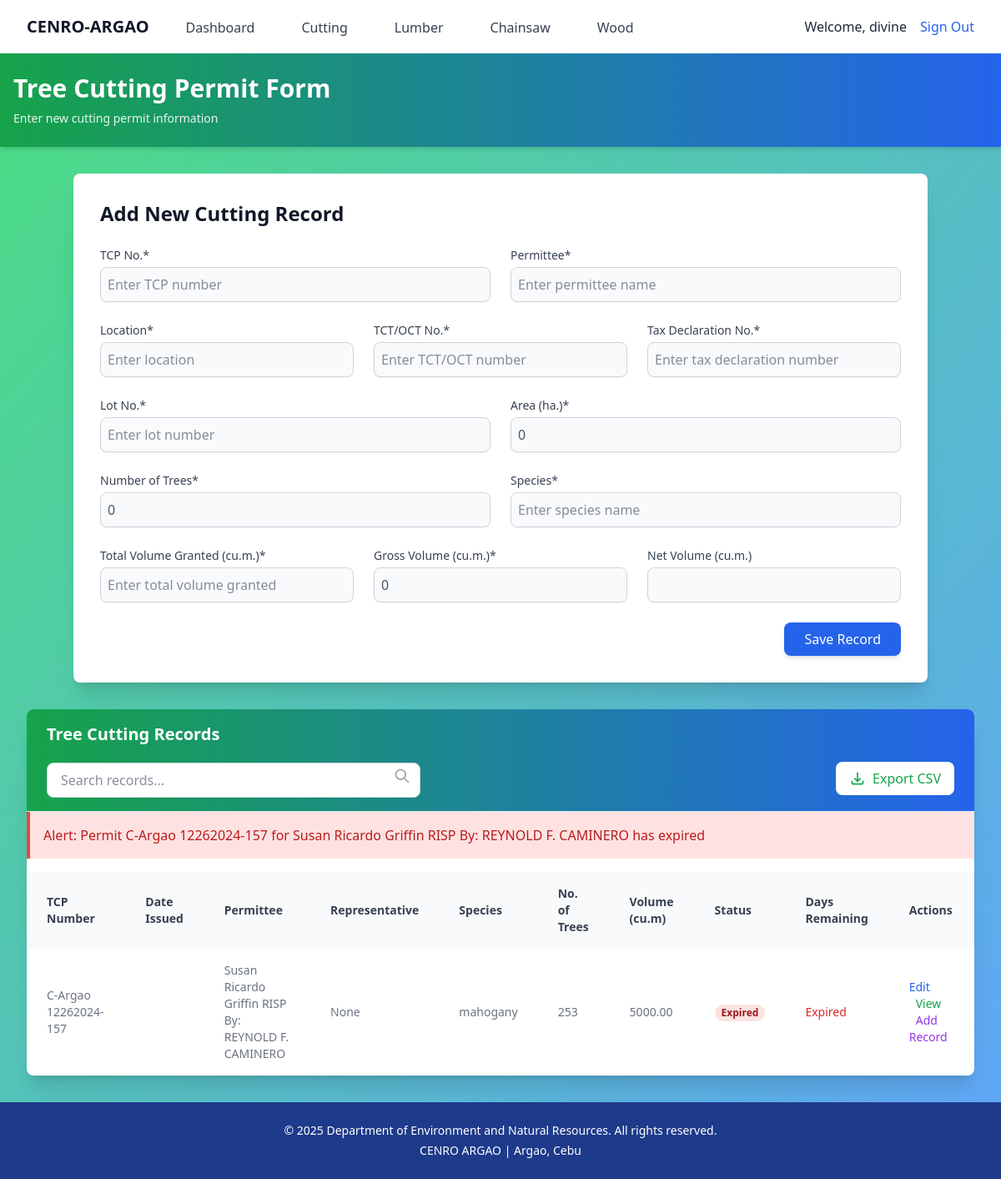
Page /cutting/ (signed in) on the earlier database version.
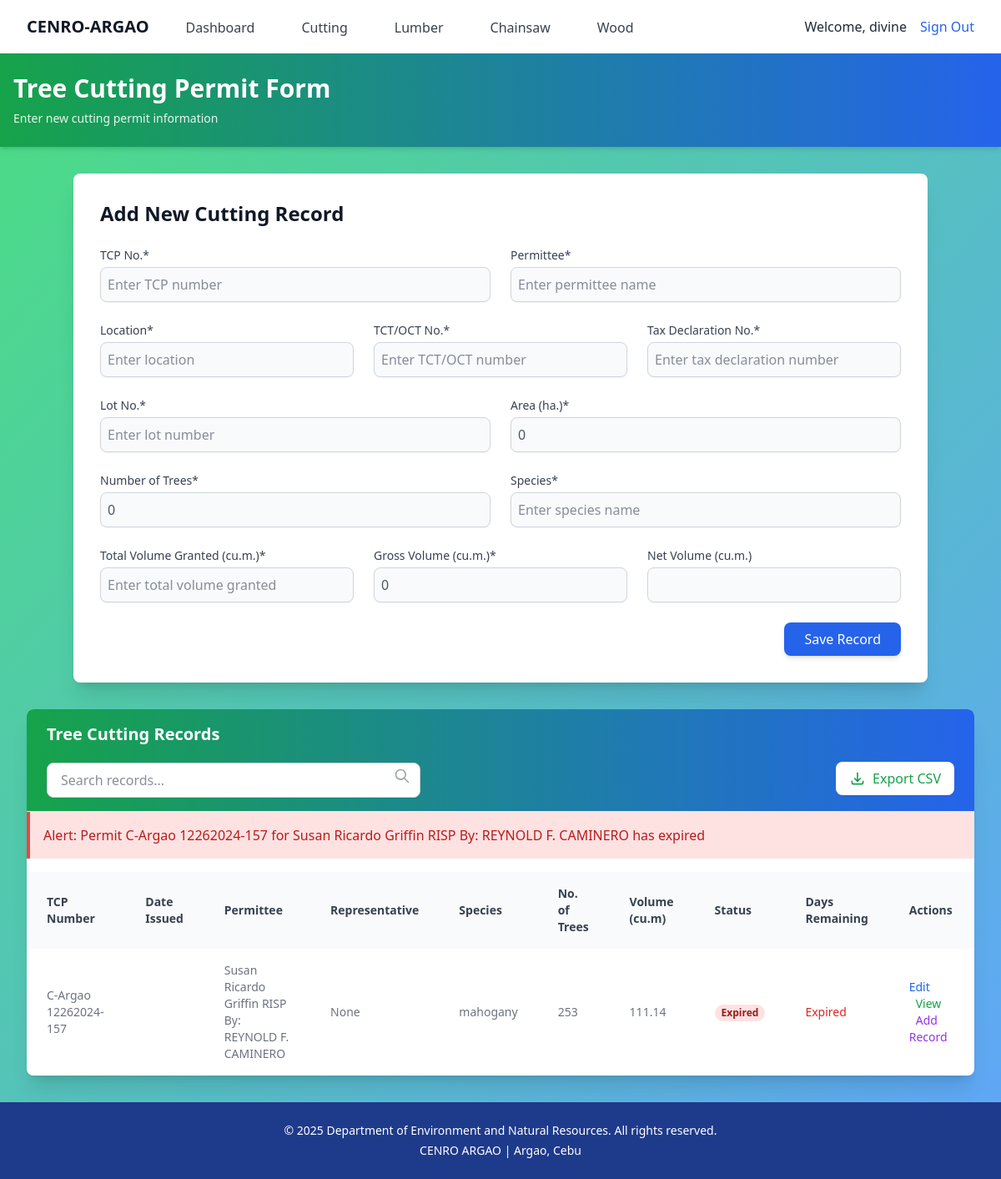
Same page on the later database version.
### base/models.py (models this page shows, shortened)
class Cutting(models.Model):
    tcp_no = models.CharField(max_length=100, unique=True)
    permit_issue_date = models.DateField(null=True, blank=True)
    expiry_date = models.DateField(null=True, blank=True)
    permittee = models.CharField(max_length=100)
    rep_by = models.CharField(max_length=100, blank=True, null=True)
    total_volume_granted = models.DecimalField(max_digits=10, decimal_places=2)
    location = models.CharField(max_length=200, default='')
    tct_oct_no = models.CharField(max_length=100, default='')
    tax_dec_no = models.CharField(max_length=100, default='')
    lot_no = models.CharField(max_length=100, default='')
    area = models.DecimalField(max_digits=10, decimal_places=2, default=0)
    no_of_trees = models.IntegerField(default=0)
    species = models.CharField(max_length=100, default='')
    gross_volume = models.DecimalField(max_digits=10, decimal_places=2, default=0)
    created_at = models.DateTimeField(auto_now_add=True)
    updated_at = models.DateTimeField(auto_now=True)
    @property
    def days_remaining(self):
        if self.expiry_date:
            delta = self.expiry_date - timezone.now().date()
            return delta.days
        return 0
    @property
    def is_expiring_soon(self):
        remaining = self.days_remaining
        return 0 < remaining <= 30
    @property
    def is_expired(self):
        return self.days_remaining <= 0
    @property
    def status(self):
        if self.is_expired:
            return 'Expired'
        elif self.is_expiring_soon:
            return 'Expiring Soon'
        return 'Active'
    class Meta:
        ordering = ['-created_at']

### base/views.py (the view, shortened to what this page needs)
# urls.py: path('cutting/', views.cutting, name='cutting'),
@login_required
def cutting(request):
    cutting_records = Cutting.objects.all().order_by('-created_at')
    form = CuttingForm()
    context = {
        'cutting_records': cutting_records,
        'form': form
    }
    return render(request, 'cutting.html', context)

### base/templates/cutting.html (shortened to what the changed rows need)
{% load static %}
{% load form_filters %}
{% load widget_tweaks %}
<!DOCTYPE html>
<html lang="en">
<head>
    <script src="https://cdn.tailwindcss.com"></script>
</head>
<body class="font-inter bg-gradient-to-tl from-blue-400 to-green-400 text-gray-900">
    <div class="bg-gradient-to-r from-green-600 to-blue-600 text-white py-6 shadow-md">
        <div class="max-w-7xl mx-auto px-4">
            <h1 class="text-3xl font-bold mb-2">Tree Cutting Permit Form</h1>
        </div>
    </div>
    <div class="max-w-5xl mx-auto bg-white p-8 mt-8 shadow-xl rounded-lg">
        <h2 class="text-2xl font-bold mb-6">Add New Cutting Record</h2>
    </div>
    <div class="max-w-7xl mx-auto px-4 sm:px-6 lg:px-8 py-8">
        <div class="bg-white shadow-xl rounded-lg overflow-hidden">
            <div class="overflow-x-auto">
                <div class="mb-4">
                    {% for record in cutting_records %}
                        {% if record.is_expiring_soon and not record.is_expired %}
                            <div class="bg-yellow-100 border-l-4 border-yellow-500 text-yellow-700 p-4 mb-2">
                                Warning: Permit {{ record.tcp_no }} for {{ record.permittee }} will expire in {{ record.days_remaining }} days
                            </div>
                        {% elif record.is_expired %}
                            <div class="bg-red-100 border-l-4 border-red-500 text-red-700 p-4 mb-2">
                                Alert: Permit {{ record.tcp_no }} for {{ record.permittee }} has expired
                            </div>
                        {% endif %}
                    {% endfor %}
                </div>
                <table class="min-w-full text-sm text-left text-gray-500">
                    <thead class="bg-gray-50 text-gray-700">
                        <tr>
                            <th class="px-6 py-4 font-semibold">TCP Number</th>
                            <th class="px-6 py-4 font-semibold">Date Issued</th>
                            <th class="px-6 py-4 font-semibold">Permittee</th>
                            <th class="px-6 py-4 font-semibold">Representative</th>
                            <th class="px-6 py-4 font-semibold">Species</th>
                            <th class="px-6 py-4 font-semibold">No. of Trees</th>
                            <th class="px-6 py-4 font-semibold">Volume (cu.m)</th>
                            <th class="px-6 py-4 font-semibold">Status</th>
                            <th class="px-6 py-4 font-semibold">Days Remaining</th>
                            <th class="px-6 py-4 font-semibold">Actions</th>
                        </tr>
                    </thead>
                    <tbody class="divide-y divide-gray-200">
                        {% for record in cutting_records %}
                        <tr class="hover:bg-gray-50 transition-colors duration-150">
                            <td class="px-6 py-4">{{ record.tcp_no }}</td>
                            <td class="px-6 py-4">{{ record.permit_issue_date|date:"m-d-Y" }}</td>
                            <td class="px-6 py-4">{{ record.permittee }}</td>
                            <td class="px-6 py-4">{{ record.rep_by }}</td>
                            <td class="px-6 py-4">{{ record.species }}</td>
                            <td class="px-6 py-4">{{ record.no_of_trees }}</td>
                            <td class="px-6 py-4">{{ record.total_volume_granted }}</td>
                            <td class="px-6 py-4">
                                <span class="px-2 inline-flex text-xs leading-5 font-semibold rounded-full
                                    {% if record.is_expired %}
                                        bg-red-100 text-red-800
                                    {% elif record.is_expiring_soon %}
                                        bg-yellow-100 text-yellow-800
                                    {% else %}
                                        bg-green-100 text-green-800
                                    {% endif %}">
                                    {{ record.status }}
                                </span>
                            </td>
                            <td class="px-6 py-4">
                                {% if record.is_expired %}
                                    <span class="text-red-600 font-medium">Expired</span>
                                {% else %}
                                    <span class="{% if record.is_expiring_soon %}text-yellow-600{% else %}text-gray-900{% endif %} font-medium">
                                        {{ record.days_remaining }} days
                                    </span>
                                {% endif %}
                            </td>
                            <td class="px-6 py-4 space-x-2">
                                <a href="{% url 'edit_cutting' record.id %}" class="text-blue-600 hover:text-blue-800 font-medium">Edit</a>
                                <a href="{% url 'view_cutting' record.id %}" class="text-green-600 hover:text-green-800 font-medium">View</a>
                                <a href="{% url 'add_cutting_record' record.tcp_no %}" class="text-purple-600 hover:text-purple-800 font-medium">Add Record</a>
                            </td>
                        </tr>
                        {% endfor %}
                    </tbody>
                </table>
            </div>
        </div>
    </div>
</body>
</html>

Differences in the rows shown:
changed Cutting "C-Argao 12262024-157": total_volume_granted "5000.00" → "111.14"
